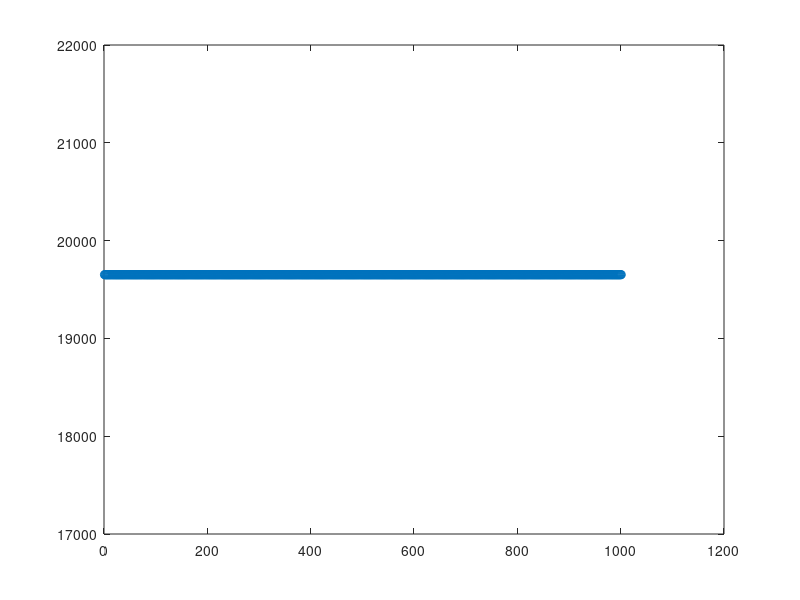

Here is the MATLAB script that generated this plot:
% System Simulation Problem 4
% Written by Josh Humphrey

N = 1000
z = linspace(0,100,N);
T = 0.01;
z1 = ones(1,N+1);
z2 = ones(1,N+1);
s = ((z-1)/(T*z));
C1 = @(z) (-2/(1+s))*z1(1,z)+(3/(1+s))*z2(1,z);
C2 = @(z) (4/(1+s))*z1(1,z)+((2+8*s)/(4/(s+1)))*z2(1,z);
results1 = zeros(1,N+1);
results2 = zeros(1,N+1);

for z = 1:(N+1)
    results1(1,z) = C1(z);
    results2(1,z) = C2(z);
end

figure(1)
plot(results1,'o')
plot(results2,'o')